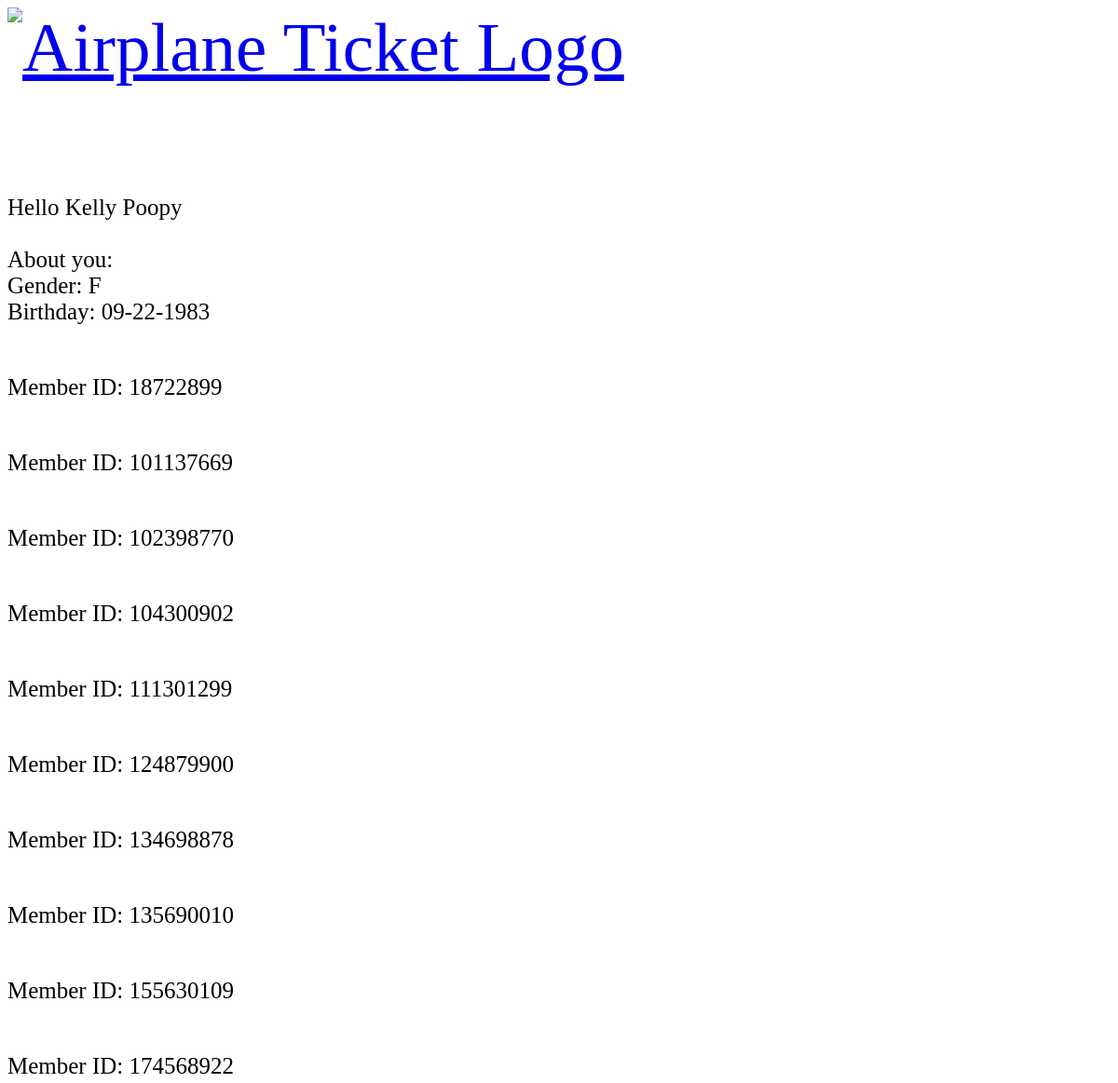
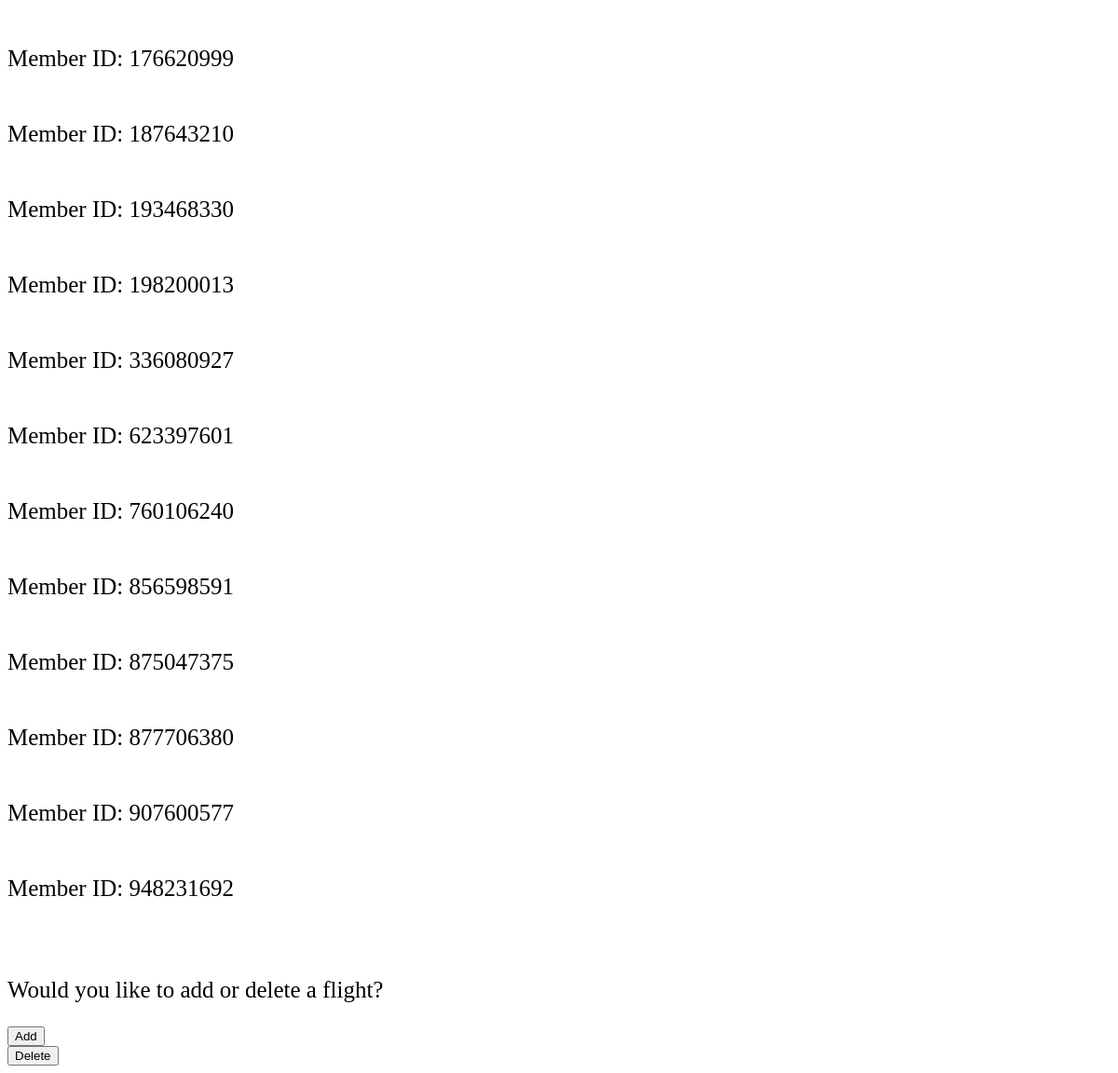
The app's page /search_passenger.php with its own data (2 pictures, top to bottom).
### tables this page shows
CREATE TABLE `passenger` (
  `MemberID` int(9) NOT NULL,
  `FirstName` varchar(50) DEFAULT NULL,
  `LastName` varchar(50) DEFAULT NULL,
  `Gender` char(1) DEFAULT NULL,
  `BirthDate` varchar(10) DEFAULT NULL
);

### search_passenger.php (the view, shortened to what this page needs)
<!doctype html>
<html>
<head>
	<link rel="stylesheet" href="style.css">
</head>
<body>
	<header>
        <a href="index.php"><img src="flight_checkah.png" alt="Airplane Ticket Logo" style="width:500px;"></img></a>
	</header>
	<br>
	<br>
	<br>
	<br>
	<br>
<?php
	include "connect.php";
	$passenger = $_GET["LastName"];
	$passengerInfo = "SELECT FirstName, LastName, Gender, BirthDate, MemberID FROM passenger WHERE LastName LIKE '%$passenger%'";
	$result = $conn->query($passengerInfo);
	if ($result->num_rows > 0) {
	    while($row = $result->fetch_assoc()) {
		    echo "<p>Hello " . $row["FirstName"]. " " . $row["LastName"].
            " <br><br> About you: <br> Gender: " . $row["Gender"]. "<br> Birthday: " . $row["BirthDate"] . "</p>";
            $memberID = "SELECT MemberID FROM passenger WHERE LastName LIKE '%$passenger%'";
            $result = $conn->query($memberID);
            if ($result->num_rows > 0) {
                while($row = $result->fetch_assoc()) {
                    echo "<p><br>Member ID: " . $row["MemberID"] ."</p>";
                    $ID = $row['MemberID'];
                }
            }
            $flightNo = "SELECT FlightNo, SeatNo FROM passengerticket WHERE MemberID LIKE '%$ID%'";
            $result = $conn->query($flightNo);
            echo " <p><br><br>Would you like to add or delete a flight?</p>";
	    }
	}
?>
<form method="post">
    <input type="submit" name="confirm" value="Add"><br/>
    <input type="submit" name="confirm" value="Delete"><br/>
</form>
</body>
</html>

### style.css (style rules this page uses)
body { background-color: white; font-family:"sans-serif"; color: black; }
header { font-size: 75px; }
p { font-size: 25px; }

### records on screen
passenger: FirstName "Kelly", LastName "Poopy", Gender "F", BirthDate "09-22-1983", MemberID "18722899"
passenger: MemberID "101137669"
passenger: MemberID "102398770"
passenger: MemberID "104300902"
passenger: MemberID "111301299"
passenger: MemberID "124879900"
passenger: MemberID "134698878"
passenger: MemberID "135690010"
passenger: MemberID "155630109"
passenger: MemberID "174568922"
passenger: MemberID "176620999"
passenger: MemberID "187643210"
passenger: MemberID "193468330"
passenger: MemberID "198200013"
passenger: MemberID "336080927"
passenger: MemberID "623397601"
passenger: MemberID "760106240"
passenger: MemberID "856598591"
passenger: MemberID "875047375"
passenger: MemberID "877706380"
passenger: MemberID "907600577"
passenger: MemberID "948231692"
